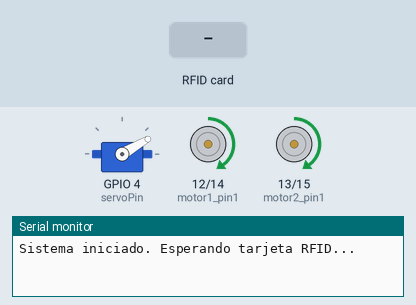
A program run on a simulated ESP32. Parts: servo, motor-driver pin pairs drawn as motors (green arrow = first pin HIGH = forward, orange = second pin HIGH = backward, longer = more drive), the last lines printed to the serial monitor. Inputs (shaded band) come from the test bench.

Above: at 0.1 s.
At 1.2 s:
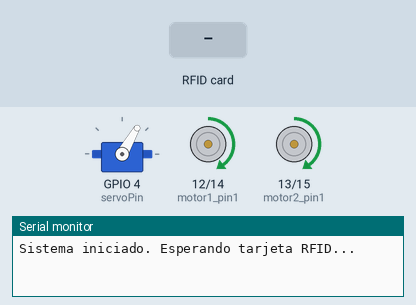
1.3 s: RFID card 5E 7A 19 C4 held to the reader
At 3.2 s:
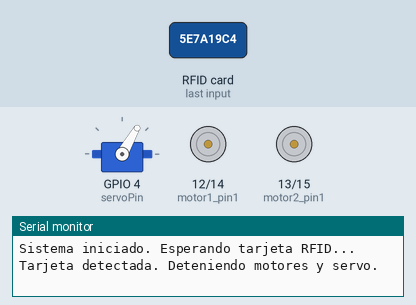
Timing chart, 0 to 4.7 s (numbered marks = the images above; inputs shaded):
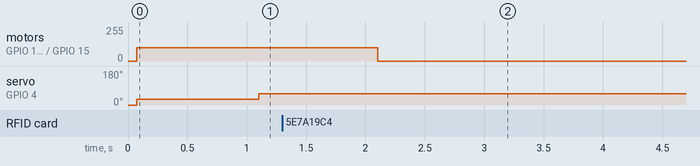

Measured:
- after the input at 1.3 s, motor on GPIO 12 (motor1_pin1) / GPIO 14 (motor1_pin2), motor on GPIO 13 (motor2_pin1) / GPIO 15 (motor2_pin2): forward 100/255 → stopped after 0.80 s; servo on GPIO 4 (servoPin): stays 60° (without the input it goes to 90° after 0.83 s)

The program:

main.cpp
```cpp
#include <Arduino.h>
#include <ESP32Servo.h>
#include <SPI.h>
#include <MFRC522.h>

// Pines para los motores
#define motor1_pin1 12  // Conectado al positivo del motor 1
#define motor1_pin2 14  // Conectado al negativo del motor 1
#define motor2_pin1 13  // Conectado al positivo del motor 2
#define motor2_pin2 15  // Conectado al negativo del motor 2

// Pines para el RFID-RC522
const int SS_PIN = 21;
const int RST_PIN = 22;

MFRC522 rfid(SS_PIN, RST_PIN);  // Crear un objeto MFRC522

// Configuración del servo
Servo myServo;
const int servoPin = 4;
int currentServoAngle = 0;  // Variable para rastrear el ángulo actual del servo

void setup() {
  // Configuración de los pines de los motores como salida
  pinMode(motor1_pin1, OUTPUT);
  pinMode(motor1_pin2, OUTPUT);
  pinMode(motor2_pin1, OUTPUT);
  pinMode(motor2_pin2, OUTPUT);

  // Configuración del servo
  myServo.attach(servoPin);  // Vincular el pin GPIO al servo
  myServo.write(currentServoAngle);  // Asegurar que el servo esté en la posición inicial (0 grados)

  // Iniciar comunicación SPI
  SPI.begin();
  // Iniciar el sensor RFID
  rfid.PCD_Init();
  Serial.begin(9600);

  Serial.println("Sistema iniciado. Esperando tarjeta RFID...");
}

void loop() {
  // Revisar si se ha detectado una tarjeta RFID
  if (rfid.PICC_IsNewCardPresent() && rfid.PICC_ReadCardSerial()) {
    Serial.println("Tarjeta detectada. Deteniendo motores y servo.");

    // Detener los motores
    analogWrite(motor1_pin1, 0);
    analogWrite(motor1_pin2, 0);
    analogWrite(motor2_pin1, 0);
    analogWrite(motor2_pin2, 0);

    // Detener el servo
    myServo.detach();

    // Parar la lectura de la tarjeta
    rfid.PICC_HaltA();

    // Mantener todo detenido
    while (true) {
      delay(100);
    }
  } else {
    // Configurar la velocidad de los motores
    int velocidad = 100; //Velocidad

    // Controlar los motores a velocidad reducida
    analogWrite(motor1_pin1, velocidad);
    analogWrite(motor1_pin2, 0);
    analogWrite(motor2_pin1, velocidad);
    analogWrite(motor2_pin2, 0);

    // Continuar moviendo el servo si no se detecta tarjeta
    currentServoAngle += 30;
    if (currentServoAngle >= 360) {
      currentServoAngle = 0;
    }
    myServo.write(currentServoAngle);  // Mover el servo al nuevo ángulo
    delay(1000);  // Esperar 1 segundo antes de repetir el ciclo
  }
}
```
